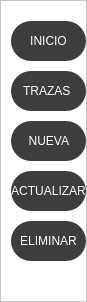
           <widget class="QFrame" name="frame_control">
            <property name="minimumSize">
             <size>
              <width>0</width>
              <height>0</height>
             </size>
            </property>
            <property name="maximumSize">
             <size>
              <width>0</width>
              <height>16777215</height>
             </size>
            </property>
            <property name="styleSheet">
             <string notr="true">
QFrame{
background-color: rgb(255, 255, 255);
}



QPushButton{

font: 77 8pt &quot;Arial black&quot;;	
border-radius:20px;
background-color: rgb(61, 61, 61);
color: white;
	
}

QPushButton:hover{
background-color: qlineargradient(spread:pad, x1:0, y1:0, x2:1, y2:0, stop:0  rgb(0,128,120,90%), stop:0.05 rgb(0,128,120,60%), stop:0.98 white, stop:1 white);
font: 87 8pt &quot;Arial Black&quot;;
border-radius: 20px;
color: black;
}</string>
            </property>
            <property name="frameShape">
             <enum>QFrame::StyledPanel</enum>
            </property>
            <property name="frameShadow">
             <enum>QFrame::Raised</enum>
            </property>
            <layout class="QVBoxLayout" name="verticalLayout_8" stretch="0,0,0,0,0,5">
             <property name="spacing">
              <number>10</number>
             </property>
             <property name="leftMargin">
              <number>10</number>
             </property>
             <property name="topMargin">
              <number>20</number>
             </property>
             <property name="rightMargin">
              <number>0</number>
             </property>
             <property name="bottomMargin">
              <number>0</number>
             </property>
             <item>
              <widget class="QPushButton" name="btn_inicio">
               <property name="minimumSize">
                <size>
                 <width>0</width>
                 <height>40</height>
                </size>
               </property>
               <property name="text">
                <string>   INICIO   </string>
               </property>
               <property name="icon">
                <iconset>
                 <normaloff>Icons/inicio.png</normaloff>Icons/inicio.png</iconset>
               </property>
               <property name="iconSize">
                <size>
                 <width>25</width>
                 <height>25</height>
                </size>
               </property>
              </widget>
             </item>
             <item>
              <widget class="QPushButton" name="btn_trazas">
               <property name="minimumSize">
                <size>
                 <width>0</width>
                 <height>40</height>
                </size>
               </property>
               <property name="text">
                <string> TRAZAS  </string>
               </property>
               <property name="icon">
                <iconset>
                 <normaloff>Icons/gafas-de-sol.png</normaloff>Icons/gafas-de-sol.png</iconset>
               </property>
               <property name="iconSize">
                <size>
                 <width>35</width>
                 <height>35</height>
                </size>
               </property>
              </widget>
             </item>
             <item>
              <widget class="QPushButton" name="btn_nueva_traza">
               <property name="minimumSize">
                <size>
                 <width>0</width>
                 <height>40</height>
                </size>
               </property>
               <property name="text">
                <string>  NUEVA  </string>
               </property>
               <property name="icon">
                <iconset>
                 <normaloff>Icons/lentes_blanco.png</normaloff>Icons/lentes_blanco.png</iconset>
               </property>
               <property name="iconSize">
                <size>
                 <width>40</width>
                 <height>40</height>
                </size>
               </property>
              </widget>
             </item>
             <item>
              <widget class="QPushButton" name="btn_actualizar">
               <property name="minimumSize">
                <size>
                 <width>0</width>
                 <height>40</height>
                </size>
               </property>
               <property name="text">
                <string>ACTUALIZAR</string>
               </property>
               <property name="icon">
                <iconset>
                 <normaloff>Icons/boton-actualizar.png</normaloff>Icons/boton-actualizar.png</iconset>
               </property>
               <property name="iconSize">
                <size>
                 <width>25</width>
                 <height>25</height>
                </size>
               </property>
              </widget>
             </item>
             <item>
              <widget class="QPushButton" name="btn_eliminar">
               <property name="minimumSize">
                <size>
                 <width>0</width>
                 <height>40</height>
                </size>
               </property>
               <property name="text">
                <string>  ELIMINAR  </string>
               </property>
               <property name="icon">
                <iconset>
                 <normaloff>Icons/eliminar.png</normaloff>Icons/eliminar.png</iconset>
               </property>
               <property name="iconSize">
                <size>
                 <width>25</width>
                 <height>25</height>
                </size>
               </property>
              </widget>
             </item>
             <item>
              <spacer name="verticalSpacer">
               <property name="orientation">
                <enum>Qt::Vertical</enum>
               </property>
               <property name="sizeHint" stdset="0">
                <size>
                 <width>20</width>
                 <height>40</height>
                </size>
               </property>
              </spacer>
             </item>
            </layout>
           </widget>
